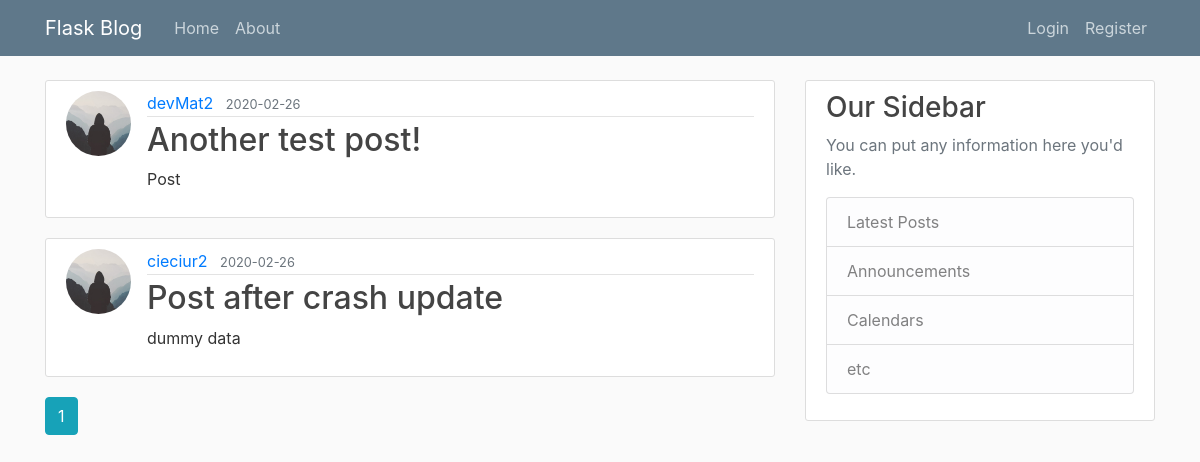
The page /home on the database its author committed.
### flaskblog/models.py (models this page shows, shortened)
class Post(db.Model):
    id = db.Column(db.Integer, primary_key=True)
    title = db.Column(db.String(100), nullable=False)
    date_posted = db.Column(db.DateTime, nullable=False, default=datetime.utcnow)  # without brackets!!! we want to pass the function, not current time
    content = db.Column(db.Text, nullable=False)
    user_id = db.Column(db.Integer, db.ForeignKey('user.id'), nullable=False)  # lowercase user, because we reference tablename, not model name

class User(db.Model, UserMixin):
    id = db.Column(db.Integer, primary_key=True)
    username = db.Column(db.String(20), unique=True, nullable=False)
    email = db.Column(db.String(120), unique=True, nullable=False)
    image_file = db.Column(db.String(20), nullable=False, default='default.jpg')
    password = db.Column(db.String(60), nullable=False)
    posts = db.relationship('Post', backref='author', lazy=True)  # line that set relationship with POST table(model)!! backref is like adding another column to the Post model,

### flaskblog/main/routes.py (the view)
@main.route('/')  # / stands for root page of website/homepage
@main.route('/home')  # one function handles two routes
def home():
    page = request.args.get('page', 1, type=int)  # default page = 1
    posts = Post.query.order_by(Post.date_posted.desc()).paginate(page=page, per_page=5)  # we don't want to have all() on one page, order_by -> newest on top
    return render_template('home.html', posts=posts)  # passing also list from code

### flaskblog/templates/home.html (shortened to what this page needs)
{% extends "layout.html" %}
{% block content %}
    {% for post in posts.items %}
        <article class="media content-section">
          <img class="rounded-circle article-img" src="{{ url_for('static', filename='profile_pics/' + post.author.image_file) }}">
          <div class="media-body">
            <div class="article-metadata">
              <a class="mr-2" href="{{ url_for('users.user_posts', username=post.author.username) }}">{{ post.author.username }}</a>
              <small class="text-muted">{{ post.date_posted.strftime('%Y-%m-%d') }}</small>
            </div>
            <h2><a class="article-title" href="{{ url_for('posts.post', post_id=post.id) }}">{{ post.title }}</a></h2>
            <p class="article-content">{{ post.content }}</p>
          </div>
        </article>
    {% endfor %}
    {% for page_num in posts.iter_pages(left_edge=1, right_edge=1, left_current=1, right_current=2) %}
        {% if page_num %}
            {% if posts.page == page_num %}
                <a class="btn btn-info mb-4" href="{{ url_for('main.home', page=page_num) }}">{{ page_num }}</a>
            {% else %}
                <a class="btn btn-outline-info mb-4" href="{{ url_for('main.home', page=page_num) }}">{{ page_num }}</a>
            {% endif %}
        {% endif %}
    {% endfor %}
{% endblock content %}

### flaskblog/templates/layout.html (shortened to what this page needs)
<!doctype html>
<html lang="en">
<head>
    <link rel="stylesheet" href="https://stackpath.bootstrapcdn.com/bootstrap/4.4.1/css/bootstrap.min.css">
    <link rel="stylesheet" type="text/css" href="{{ url_for('static', filename='main.css') }}">
</head>
<body>
    <header class="site-header">
      <nav class="navbar navbar-expand-md navbar-dark bg-steel fixed-top">
        <div class="container">
          <a class="navbar-brand mr-4" href="/">Flask Blog</a>
          <div class="collapse navbar-collapse" id="navbarToggle">
            <div class="navbar-nav mr-auto">
              <a class="nav-item nav-link" href="{{ url_for('main.home') }}">Home</a>
              <a class="nav-item nav-link" href="{{ url_for('main.about') }}">About</a>
            </div>
            <div class="navbar-nav">
              {% if current_user.is_authenticated %}
                <a class="nav-item nav-link" href="{{ url_for('posts.new_post') }}">New Post</a>
                <a class="nav-item nav-link" href="{{ url_for('users.account') }}">Account</a>
                <a class="nav-item nav-link" href="{{ url_for('users.logout') }}">Logout</a>
              {% else %}
                <a class="nav-item nav-link" href="{{ url_for('users.login') }}">Login</a>
                <a class="nav-item nav-link" href="{{ url_for('users.register') }}">Register</a>
              {% endif %}
            </div>
          </div>
        </div>
      </nav>
    </header>
    <main role="main" class="container">
      <div class="row">
        <div class="col-md-8">
          {% block content %}{% endblock %}
        </div>
        <div class="col-md-4">
          <div class="content-section">
            <h3>Our Sidebar</h3>
            <p class='text-muted'>You can put any information here you'd like.
              <ul class="list-group">
                <li class="list-group-item list-group-item-light">Latest Posts</li>
                <li class="list-group-item list-group-item-light">Announcements</li>
                <li class="list-group-item list-group-item-light">Calendars</li>
                <li class="list-group-item list-group-item-light">etc</li>
              </ul>
            </p>
          </div>
        </div>
      </div>
    </main>
</body>
</html>

### flaskblog/static/main.css (style rules this page uses)
body { background: #fafafa; color: #333333; margin-top: 5rem; }
h1, h2, h3, h4, h5, h6 { color: #444444; }
.bg-steel { background-color: #5f788a; }
.site-header .navbar-nav .nav-link { color: #cbd5db; }
.content-section { background: #ffffff; padding: 10px 20px; border: 1px solid #dddddd; border-radius: 3px; margin-bottom: 20px; }
.article-title { color: #444444; }
.article-content { white-space: pre-line; }
.article-img { height: 65px; width: 65px; margin-right: 16px; }
.article-metadata { padding-bottom: 1px; margin-bottom: 4px; border-bottom: 1px solid #e3e3e3 }

### rows shown on the page
Post: image_file (placeholder picture), author.username "devMat2", date_posted "2020-02-26", title "Another test post!", content "Post"
Post: image_file (placeholder picture), author.username "cieciur2", date_posted "2020-02-26", title "Post after crash update", content "dummy data"

### other values the page prints
{{ page_num }} "1"
